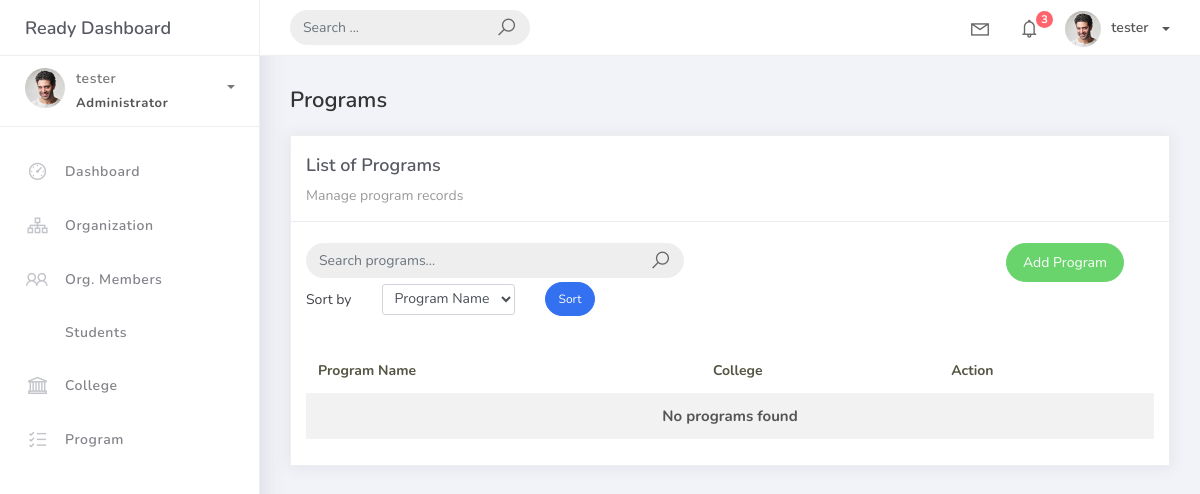
Page /program_list (signed in) on the earlier database version.
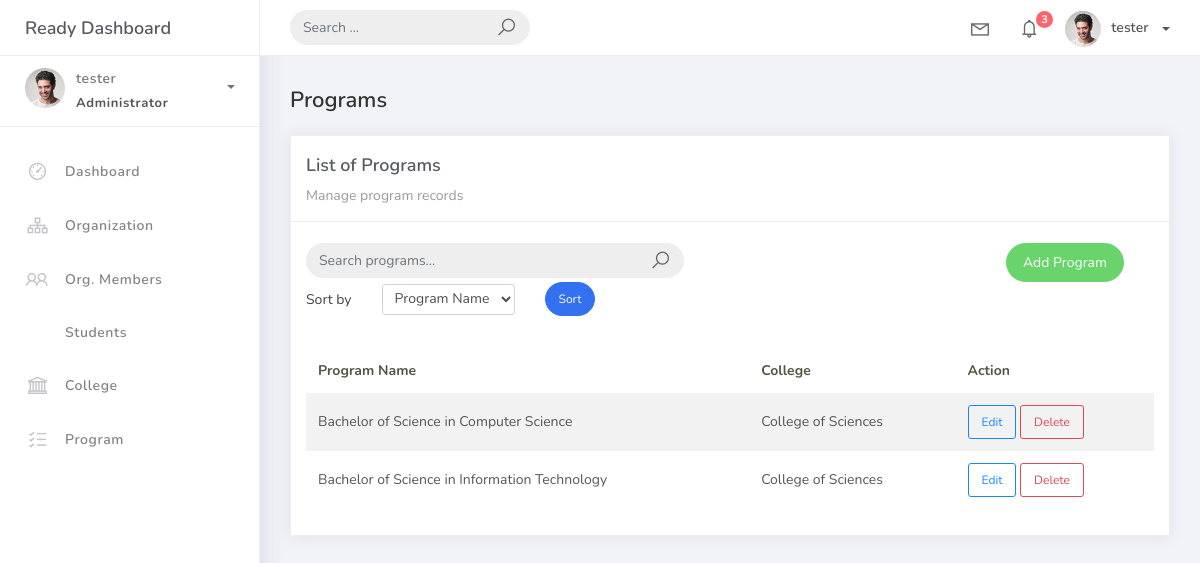
Same page on the later database version.
### studentorg/models.py (models this page shows, shortened)
class BaseModel(models.Model):
    created_at = models.DateTimeField(auto_now_add=True, db_index=True)
    updated_at = models.DateTimeField(auto_now=True)
    class Meta:
        abstract = True

class Program(BaseModel):
    prog_name = models.CharField(max_length=150)
    college = models.ForeignKey(College, on_delete=models.CASCADE)

class College(BaseModel):
    college_name = models.CharField(max_length=150)
    def __str__(self):
        return self.college_name

### studentorg/views.py (the view)
# urls.py: path('program_list', ProgramList.as_view(), name='program-list'),
class ProgramList(LoginRequiredMixin, ListView):
    model = Program
    context_object_name = 'program'
    template_name = 'program_list.html'
    paginate_by = 5
    def get_queryset(self):
        qs = super().get_queryset()
        query = self.request.GET.get('q')
        if query:
            qs = qs.filter(
                Q(prog_name__icontains=query) |
                Q(college__college_name__icontains=query)
            )
        return qs
    def get_ordering(self):
        allowed = ["prog_name", "college__college_name"]
        sort_by = self.request.GET.get("sort_by")
        if sort_by in allowed:
            return sort_by
        return "prog_name"

### templates/program_list.html (shortened to what the changed rows need)
{% extends 'base.html' %} {% load static %} {% block content %}
<div class="content">
    <div class="container-fluid">
        <div class="row">
            <div class="col-md-12">
                <div class="card">
                    <br />
                    <div class="card-body">
                        <table class="table table-striped mt-3">
                            <thead>
                                <tr>
                                    <th scope="col">Program Name</th>
                                    <th scope="col">College</th>
                                    <th scope="col">Action</th>
                                </tr>
                            </thead>
                            <tbody>
                                {% for object in object_list %}
                                <tr>
                                    <td>{{ object.prog_name }}</td>
                                    <td>{{ object.college }}</td>
                                    <td>
                                        <a href="{% url 'program-update' object.id %}" class="btn btn-sm btn-outline-primary">Edit</a>
                                        <a href="{% url 'program-delete' object.id %}" class="btn btn-sm btn-outline-danger">Delete</a>
                                    </td>
                                </tr>
                                {% empty %}
                                <tr>
                                    <td colspan="3" style="text-align: center">
                                        <p class="text-sm font-weight-bold mb-0">No programs found</p>
                                    </td>
                                </tr>
                                {% endfor %}
                            </tbody>
                        </table>
                    </div>
                </div>
            </div>
        </div>
    </div>
</div>
{% endblock %}

Differences in the rows shown:
added Program: prog_name "Bachelor of Science in Computer Science", college "College of Sciences"
added Program: prog_name "Bachelor of Science in Information Technology", college "College of Sciences"
Other differences:
text no longer shown: "No programs found"
